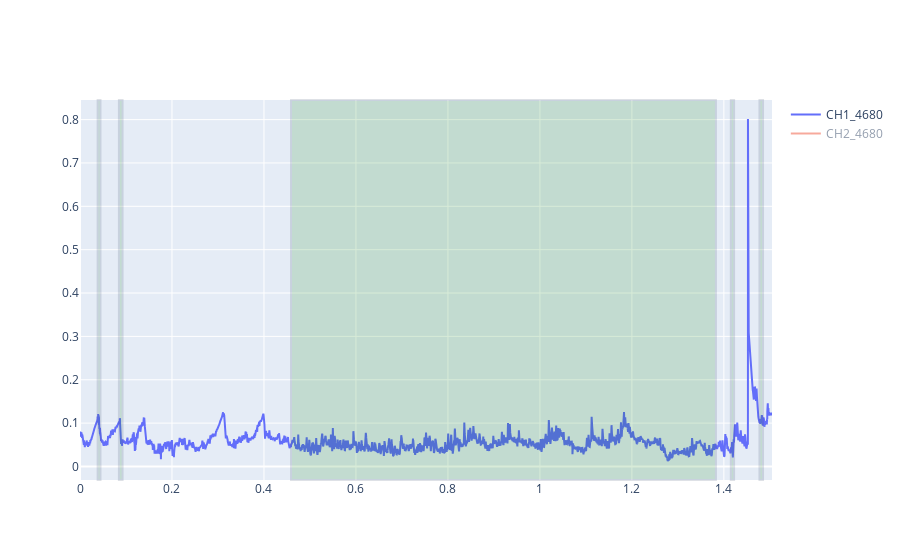

Write notebook code for a chart like this one.
### Code cell
testEMGData = left.preprocess()
fig = go.Figure()
plots = []
for line in testEMGData.find_columns('CH'):
	newFig = go.Scatter(x=testEMGData.df[testEMGData['Elapse']].iloc[::100], y=testEMGData.df[line].iloc[::100], name=line, visible='legendonly')
	plots.append(newFig)
[fig.add_trace(plot) for plot in plots]
fig.for_each_trace(lambda trace: trace.update(visible=True) if trace.name == 'CH1_4680' else ())

for i in range(0, len(toggles)-1, 2):
	fig.add_vrect(toggles[testEMGData['Elapse']].iloc[i], toggles[testEMGData['Elapse']].iloc[i+1], fillcolor='green', opacity=0.15)

fig.show()

### Figure 1 — Plotly figure (JSON) as saved in the notebook; plotly's stock layout.template omitted (floating-point values rounded to 4 significant figures; data arrays with more than 128 entries replaced by an {"elided": "..."} marker saying what was removed)
{"data": [{"name": "CH1_4680", "type": "scatter", "visible": true, "x": {"elided": "15409 float values"}, "y": {"elided": "15409 float values"}}, {"name": "CH2_4680", "type": "scatter", "visible": "legendonly", "x": {"elided": "15409 float values"}, "y": {"elided": "15409 float values"}}], "layout": {"shapes": [{"fillcolor": "green", "opacity": 0.15, "type": "rect", "x0": 0.03835, "x1": 0.04459, "xref": "x", "y0": 0, "y1": 1, "yref": "y domain"}, {"fillcolor": "green", "opacity": 0.15, "type": "rect", "x0": 0.08463, "x1": 0.09256, "xref": "x", "y0": 0, "y1": 1, "yref": "y domain"}, {"fillcolor": "green", "opacity": 0.15, "type": "rect", "x0": 0.4588, "x1": 1.383, "xref": "x", "y0": 0, "y1": 1, "yref": "y domain"}, {"fillcolor": "green", "opacity": 0.15, "type": "rect", "x0": 1.415, "x1": 1.422, "xref": "x", "y0": 0, "y1": 1, "yref": "y domain"}, {"fillcolor": "green", "opacity": 0.15, "type": "rect", "x0": 1.477, "x1": 1.485, "xref": "x", "y0": 0, "y1": 1, "yref": "y domain"}]}}
